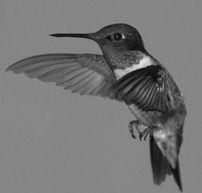
#> input picture Images/humm.jpg, 202 x 193 px, found by its file name
$ python power_law.py
#> lines starting #> are read from the running program, lines starting #| are printed output that depends on the picture
# -*- coding: utf-8 -*-
import numpy as np
import cv2
import matplotlib.pyplot as plt


def main():

    path="C:/Users/Danish/Desktop/DIVP/Images/humm.jpg"
    img = cv2.imread(path,0)
#> img is the input picture: shape (193, 202); min 0, max 232, mean 118.3

    for gamma in [0.1, 0.5, 1, 1.2, 2.2]:
       # Apply gamma correction.
       gamma_corrected = np.array(255*(img / 255) ** gamma, dtype = 'uint8')
       cv2.imshow('gamma transformed'+str(gamma), gamma_corrected)
       cv2.waitKey(0)
#> this loop made 5 passes
#> pass 1, in main, `gamma_corrected = np.array(255*(img / 255) ** gamma, dtype = 'uint8')`:
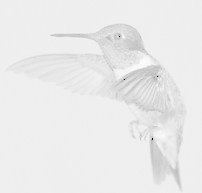
#> gamma_corrected: shape (193, 202); min 0, max 252, mean 234.5
#> pass 2, in main, `gamma_corrected = np.array(255*(img / 255) ** gamma, dtype = 'uint8')`:
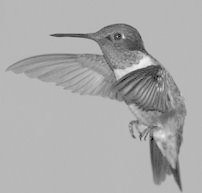
#> gamma_corrected: shape (193, 202); min 0, max 243, mean 171

main()
